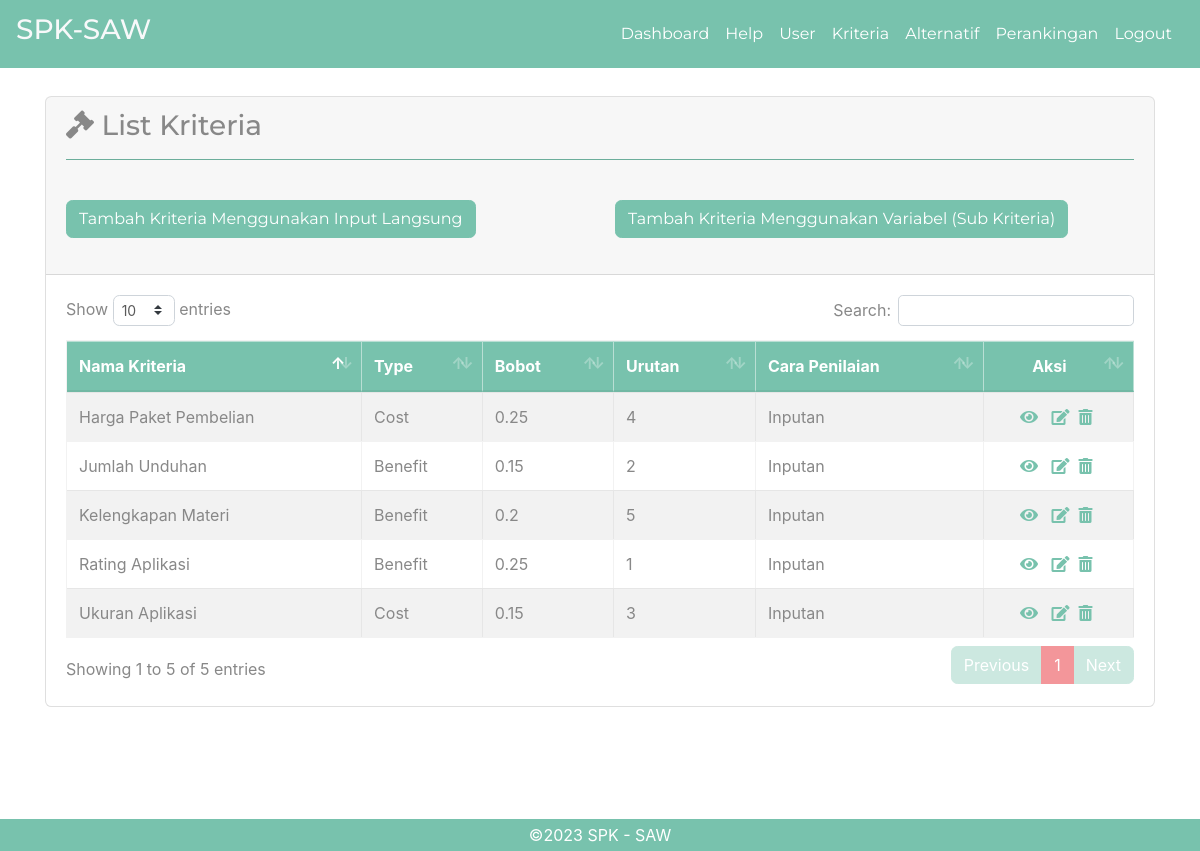
/list-kriteria.php (signed in), run on the app's committed database.
### tables this page shows
CREATE TABLE `kriteria` (
  `id_kriteria` int(10) NOT NULL,
  `nama` varchar(30) NOT NULL,
  `type` enum('benefit','cost') NOT NULL,
  `bobot` float NOT NULL,
  `ada_pilihan` tinyint(1) DEFAULT NULL,
  `urutan_order` int(2) NOT NULL
);

### list-kriteria.php (the view, shortened to what this page needs)
<?php require_once('includes/init.php'); ?>
<?php
require_once('head.php');
require_once('navbar.php');
?>
<div class="container pt-5 pb-5">
	<div class="row">
        <div class="col">
			<div class="card  mb-5 ">
				<div class="card-header">
					<h3><i class="fas fa-gavel "></i> List Kriteria</h3>
						<hr class="bg-primary"><br>
					<div class="row">
					<div class="col-7 col-md-6 col-lg-6">
						<a class="btn btn-primary" href="tambah-kriteria.php" role="button">Tambah Kriteria Menggunakan Input Langsung</a>&nbsp;
						</div>
						<div class="col-5 col-md-6 col-lg-6 ">
					<a class="btn btn-primary" href="tambah-kriteria-variabel.php" role="button">Tambah Kriteria Menggunakan Variabel (Sub Kriteria)</a>
					</div>
					</div>
					<br>
					<?php
					$query = $pdo->prepare('SELECT * FROM kriteria ORDER BY urutan_order ASC');
					$query->execute();
					$query->setFetchMode(PDO::FETCH_ASSOC);
					if($query->rowCount() > 0):
					?>
				</div>
				<div class="card-body">
					<div class="table-responsive">
						<table class="table table-striped table-hover table-bordered" id="table_id">
							<thead class="table-primary">
								<tr>
									<th>Nama Kriteria</th>
									<th>Type</th>
									<th>Bobot</th>
									<th>Urutan</th>
									<th>Cara Penilaian</th>
									<th class="text-center">Aksi</th>
								</tr>
							</thead>
							<tbody>
								<?php while($hasil = $query->fetch()): ?>
									<tr>
										<td><?php echo $hasil['nama']; ?></td>
										<td>
										<?php
										if($hasil['type'] == 'benefit') {
											echo 'Benefit';
										} elseif($hasil['type'] == 'cost') {
											echo 'Cost';
										}
										?>
										</td>
										<td><?php echo $hasil['bobot']; ?></td>
										<td><?php echo $hasil['urutan_order']; ?></td>
										<td><?php echo ($hasil['ada_pilihan']) ? 'Pilihan': 'Inputan'; ?></td>
										<td class="text-center"><a href="single-kriteria.php?id=<?php echo $hasil['id_kriteria']; ?>"><i class="fa fa-eye" data-toggle="tooltip" title="Lihat"> </i> </a>&nbsp;
										<a href="edit-kriteria.php?id=<?php echo $hasil['id_kriteria']; ?>"><i class="fa fa-edit" data-toggle="tooltip" title="Edit"> </i></a>&nbsp;
										<a href="hapus-kriteria.php?id=<?php echo $hasil['id_kriteria']; ?>" class="yakin-hapus"><i class="fa fa-trash-alt" data-toggle="tooltip" title="Delete"> </i></a>&nbsp;</td>
									</tr>
								<?php endwhile; ?>
							</tbody>
						</table>
						<?php else: ?>
							<p>Maaf, belum ada data untuk kriteria.</p>
						<?php endif; ?>
					</div>
				</div>
			</div>
		</div>
	</div>
</div>
<?php
require_once('foot.php');?>

### data on the page
kriteria: nama "Rating Aplikasi", type "Benefit", bobot "0.25", urutan_order "1", ada_pilihan "Inputan"
kriteria: nama "Jumlah Unduhan", type "Benefit", bobot "0.15", urutan_order "2", ada_pilihan "Inputan"
kriteria: nama "Ukuran Aplikasi", type "Cost", bobot "0.15", urutan_order "3", ada_pilihan "Inputan"
kriteria: nama "Harga Paket Pembelian", type "Cost", bobot "0.25", urutan_order "4", ada_pilihan "Inputan"
kriteria: nama "Kelengkapan Materi", type "Benefit", bobot "0.2", urutan_order "5", ada_pilihan "Inputan"
